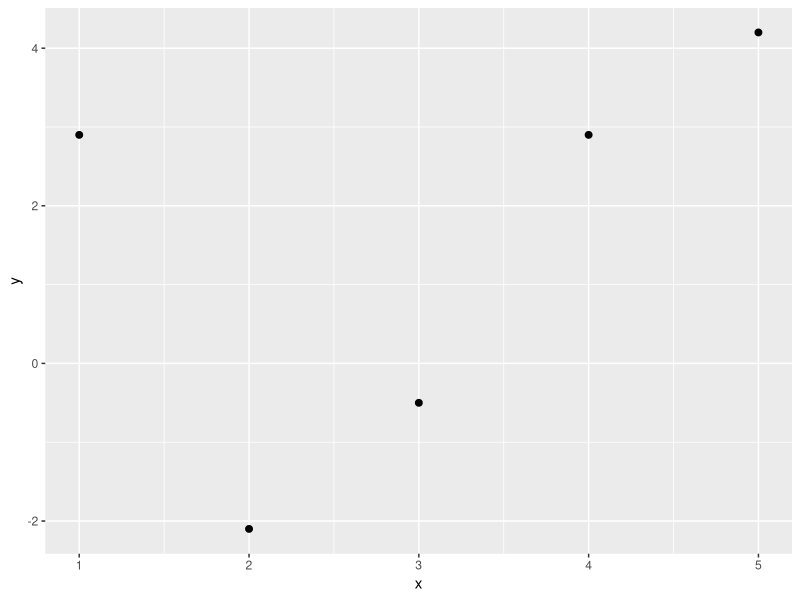
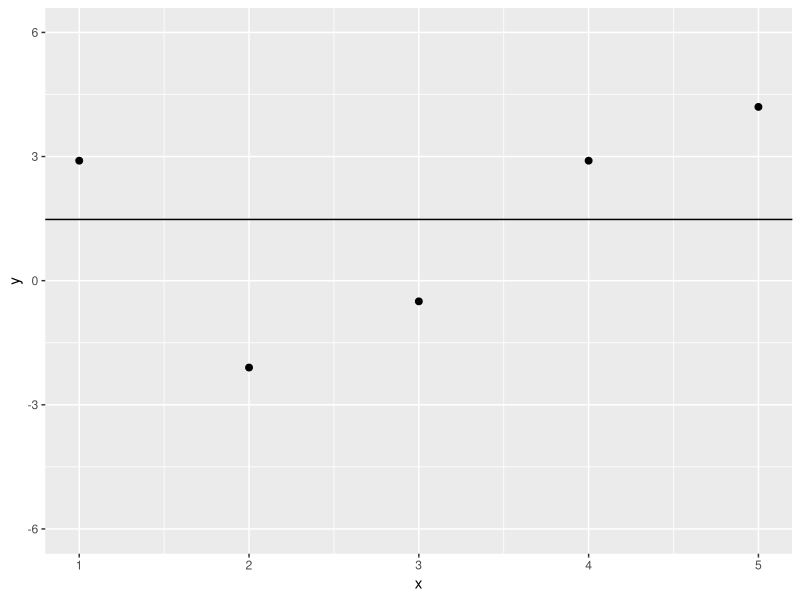
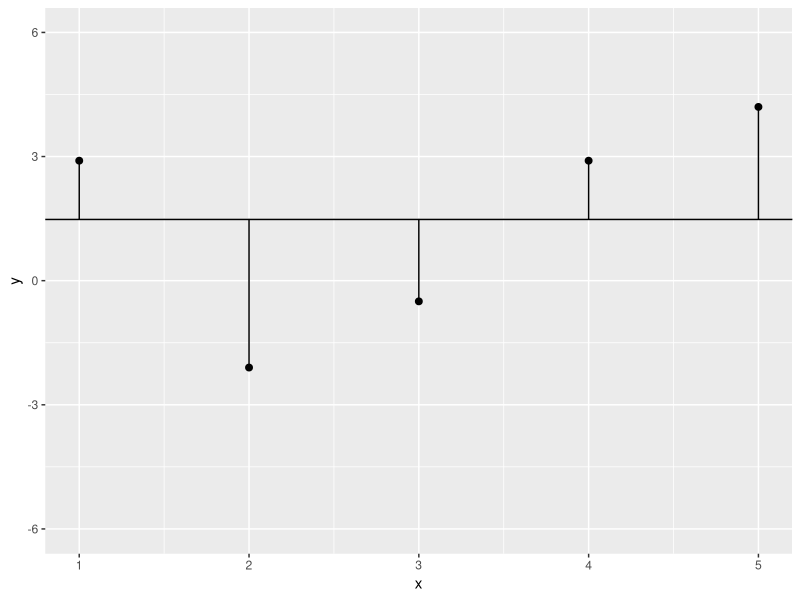
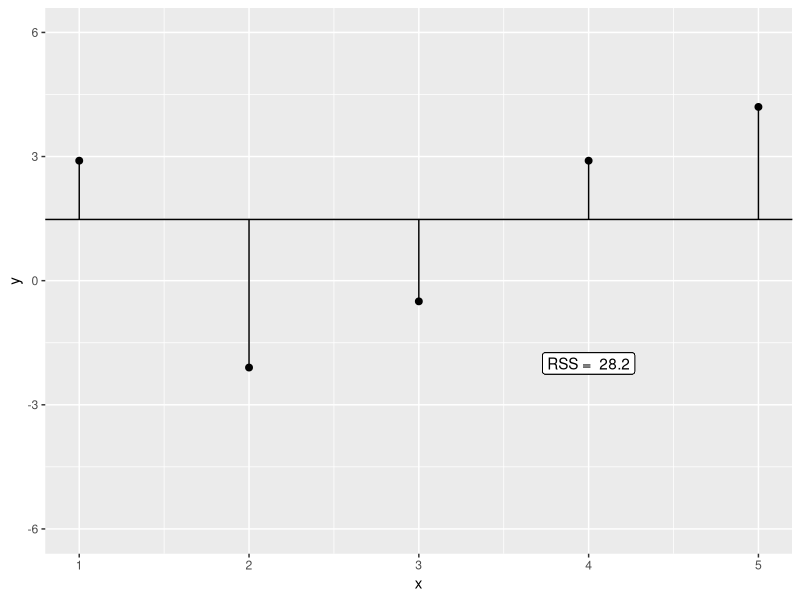
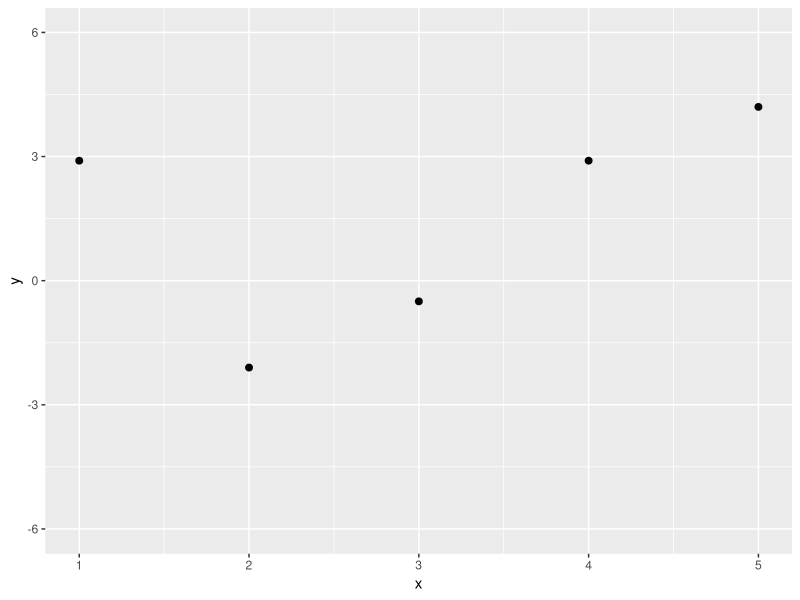
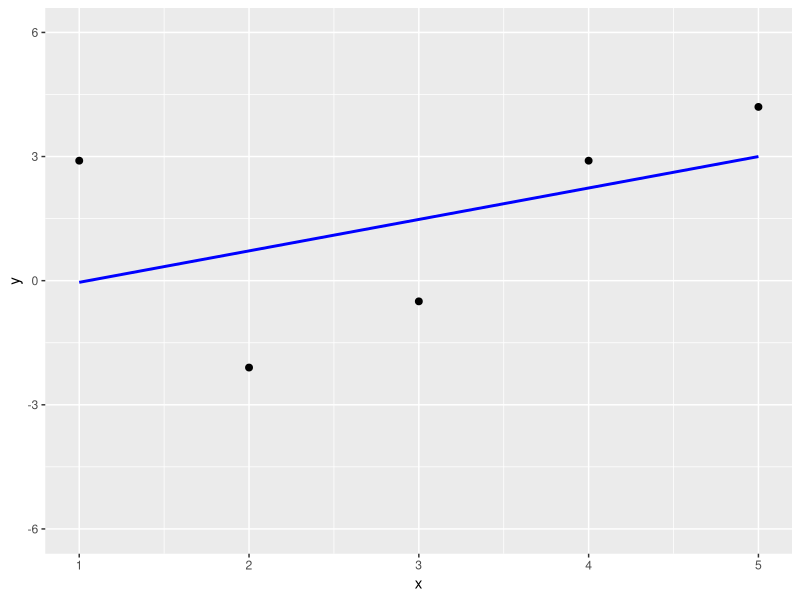
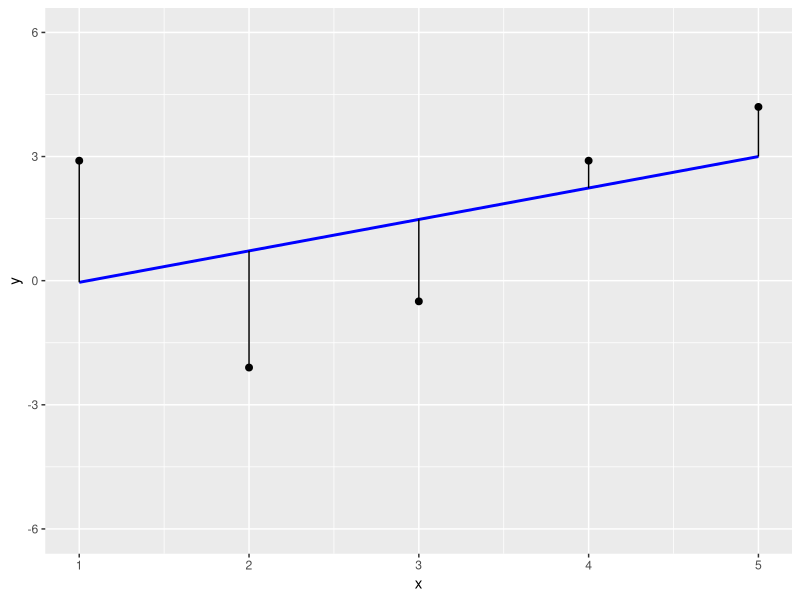
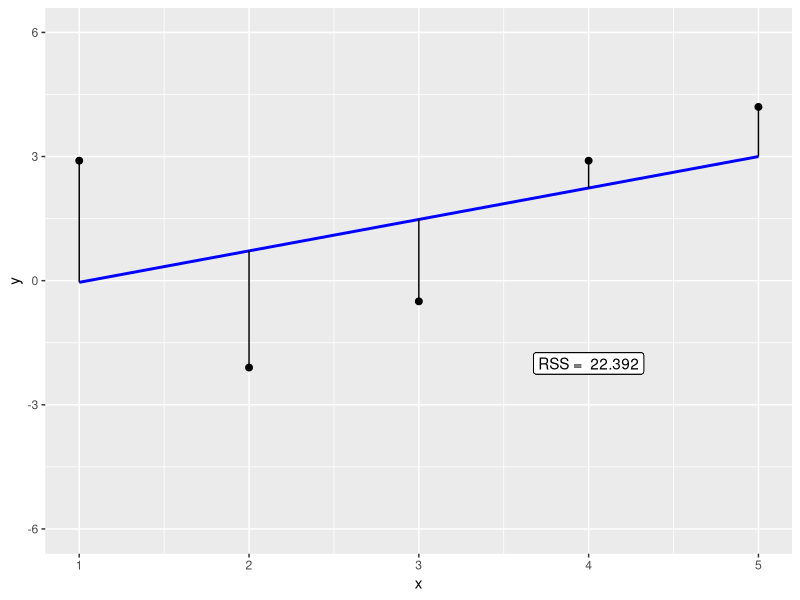

Write R code to recreate these figures, in order.
## ---- chunk 1
head(mtcars)
## ---- chunk 2
t.test(mpg ~ am, 
       data = mtcars, 
       var.equal = TRUE)
## ---- chunk 3
model <- lm(mpg ~ am, 
            data = mtcars)
summary(model)
## ---- chunk 4
y <- c(2.9, -2.1, -0.5, 2.9, 4.2)
x <- 1:5
## ---- chunk 5
df <- data.frame(x, y)

library(ggplot2)
p <- ggplot(data = df, 
            mapping = aes(x = x, y = y)) +
       geom_point(size = 2)
p
## ---- chunk 6
p <- p + geom_hline(yintercept = mean(y)) +
           scale_y_continuous(limits = c(-6, 6))
p
## ---- chunk 7
p <- p + geom_segment(mapping = aes(y = mean(y), yend = y, 
                                    x = x, xend = x))
p
## ---- chunk 8
sum( y - mean(y) )
## ---- chunk 9
sum( (y - mean(y))^2 )
## ---- chunk 10
RSS <- round(sum((y - mean(y))^2), 1)
lab <- paste("RSS = ", RSS)
lab
p + geom_label(x = 4, y = -2, label = lab)
## ---- chunk 11
p1 <- ggplot(data = data.frame(x, y), 
             mapping = aes(x, y)) +
        geom_point(size = 2) +
        scale_y_continuous(limits = c(-6, 6)) 
p1
## ---- chunk 12
p1 <- p1 + geom_smooth(method = lm, se = FALSE, col = "blue")
p1
## ---- chunk 13
p1 <- p1 + geom_segment(aes(y = predict(lm(y ~ x)), yend = y, 
                            x = x, xend = x))
p1
## ---- chunk 14
lrm <- lm(y ~ x)
epsilon <- residuals(lrm)

RSS <- sum(epsilon^2)
RSS
## ---- chunk 15
lab <- paste("RSS = ", RSS)
p1 + geom_label(x = 4, y = -2, label = lab)
## ---- chunk 16
p1 + geom_point(mapping = aes(x, predict(lm(y ~ x))), 
                pch = 15, size = 2)
## ---- chunk 17
beta1 <- sum((x - mean(x)) * (y - mean(y)))/sum((x - mean(x))^2)
beta1
beta0 <- mean(y) - beta1 * mean(x)
beta0
## ---- chunk 18
lm(y ~ x)
## ---- chunk 19
Age <- c(18, 23, 25, 35, 65, 54, 34, 56, 72, 19, 23, 42, 18, 39, 37)
HR <- c(202, 186, 187, 180, 156, 169, 174, 172, 153, 199, 193, 174, 198, 183, 178)
df <- data.frame(HR, Age)
## ---- chunk 20
ggplot(data = df, 
       mapping = aes(x = Age, y = HR)) + 
  geom_point(size = 2) +
  xlab("Age [yr]") +
  ylab("Heart Rate [bpm]") + 
  geom_smooth(method = lm, se = FALSE)
## ---- chunk 21
lm(HR ~ Age, data = df)
## ---- chunk 22
210.0485 - 0.7977 * 50
## ---- chunk 23
model <- lm(HR ~ Age, 
            data = df)
predict(model, 
        newdata = data.frame(Age = 50))
## ---- chunk 24
predict(model, 
        newdata = data.frame(Age = seq(from = 40, to = 60, by = 10)))
## ---- chunk 25
summary(model)
## ---- chunk 26
sqrt(sum(residuals(model)^2)/13)
## ---- chunk 27
resid(model)
## ---- chunk 28
RSS <- sum(resid(model)^2)
RSS
deviance(model)
## ---- chunk 29
model0 <- lm(HR ~ 1, 
             data = df)
SSY <- deviance(model0)
1 - RSS/SSY
## ---- chunk 30
pf(130, df1 = 1, df2 = 13, lower.tail = FALSE)
## ---- chunk 31
I1 <- sample(1:15, size = 15, replace = TRUE)
## ---- chunk 32
I1
table(I1)
## ---- chunk 33
bsHR <- df$HR[I1]
bsAge <- df$Age[I1]
bsHR; bsAge
## ---- chunk 34
modelBS1 <- lm(bsHR ~ bsAge)
coef(modelBS1)
coef(modelBS1)[2]
## ---- chunk 35
slope <- numeric()
int <- numeric()
for(i in 1:100){
  I <- sample(1:15, size = 15, replace = TRUE)
  models <- lm(HR ~ Age, data = df[I, ])
  slope[i] <- coef(models)[2]
  int[i] <- coef(models)[1]
}
ggplot(data = as.data.frame(slope), 
       mapping = aes(slope)) +
    geom_histogram(bins = 25)

df2 <- data.frame(int, slope, bs = 1:100)
ggplot(data = df, 
       mapping = aes(x = Age, y = HR)) + 
  geom_point() + 
  geom_abline(mapping = aes(intercept = int, slope  = slope, group = bs), 
              data = df2) +
  geom_smooth(method = lm)
## ---- chunk 36
sd(slope)
## ---- chunk 37
predict(model, 
        newdata = data.frame(Age = c(50, 60)))
## ---- chunk 38
predict(model, 
        newdata = data.frame(Age = c(50, 60)), 
        level = .95, interval = "confidence")
ggplot(data = df, 
       mapping = aes(x = Age, y = HR)) +
  geom_point() +
  geom_smooth(method = lm)
## ---- chunk 39
predict(model, data.frame(Age = c(50, 60)), 
        level = .95, interval = "prediction")
